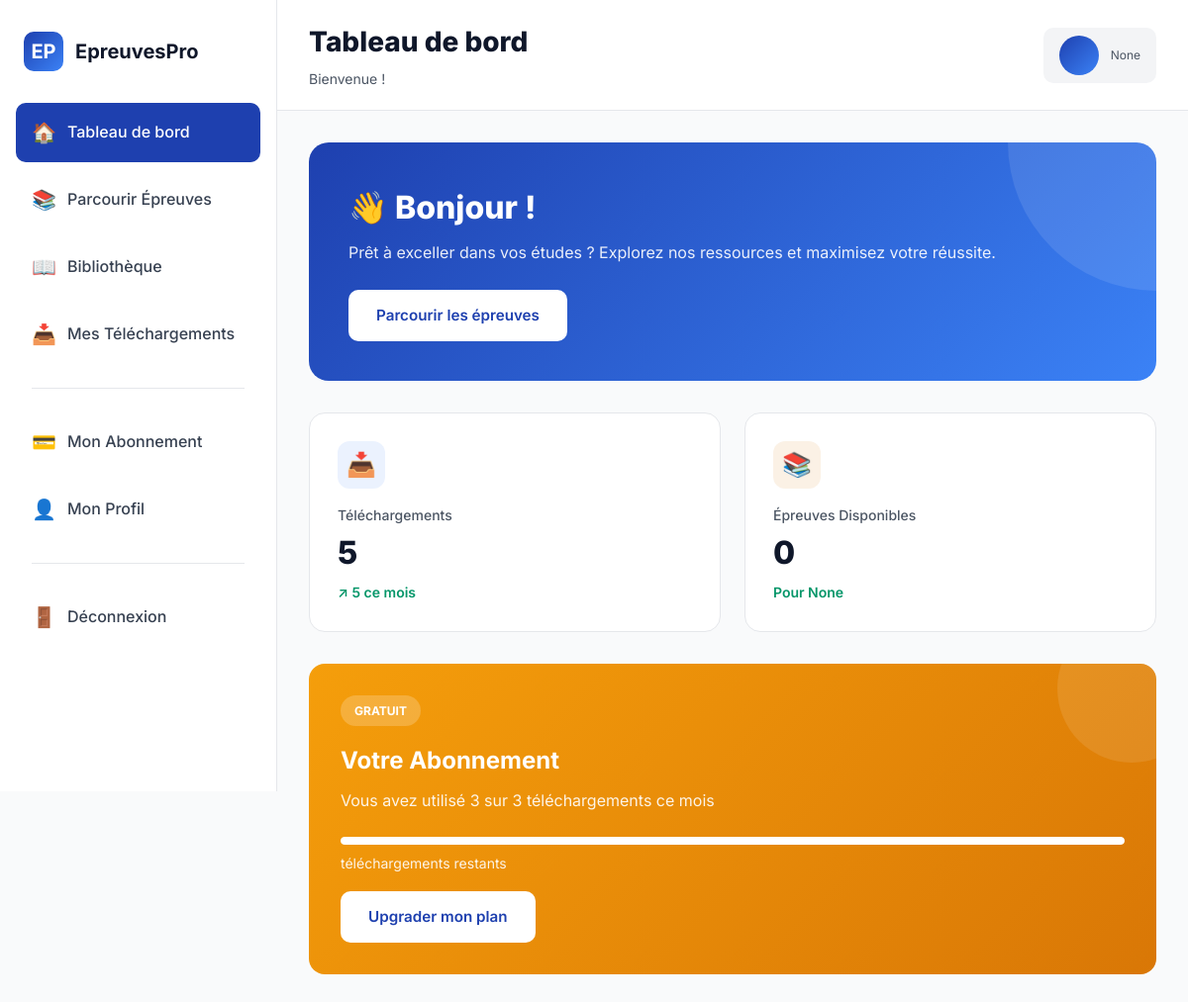
Page /dashboard/ (signed in) on the committed database.
### accounts/models.py (models this page shows, shortened)
class CustomUser(AbstractUser):
    CLASSE_CHOICES = [
        ('6eme', '6ème'),
        ('5eme', '5ème'),
        ('4eme', '4ème'),
        ('3eme', '3ème'),
        ('seconde', 'Seconde'),
        ('premiere', 'Première'),
        ('terminale', 'Terminale'),
    ]
    telephone = models.CharField(
        max_length=20,
        blank=True,
        null=True,
        verbose_name="Téléphone"
    )
    classe = models.CharField(
        max_length=20,
        choices=CLASSE_CHOICES,
        blank=True,
        null=True,
        verbose_name="Classe"
    )
    photo = models.ImageField(
        upload_to='users/photos/',
        blank=True,
        null=True,
        verbose_name="Photo de profil"
    )
    date_inscription = models.DateTimeField(
        auto_now_add=True,
        verbose_name="Date d'inscription"
    )
    groups = models.ManyToManyField(
        'auth.Group',
        verbose_name='groups',
        blank=True,
        help_text='The groups this user belongs to.',
        related_name='customuser_set',  # ← Ajout du related_name
        related_query_name='customuser',
    )
    user_permissions = models.ManyToManyField(
        'auth.Permission',
        verbose_name='user permissions',
        blank=True,
        help_text='Specific permissions for this user.',
        related_name='customuser_set',  # ← Ajout du related_name
        related_query_name='customuser',
    )
    class Meta:
        verbose_name = "Utilisateur"
        verbose_name_plural = "Utilisateurs"

### abonnements/models.py (models this page shows, shortened)
class Abonnement(models.Model):
    user = models.OneToOneField(
        settings.AUTH_USER_MODEL,  # ← Changement ici
        on_delete=models.CASCADE,
        related_name='abonnement',
        verbose_name="Utilisateur"
    )
    plan = models.ForeignKey(
        PlanAbonnement,
        on_delete=models.PROTECT,
        related_name='abonnements',
        verbose_name="Plan"
    )
    date_debut = models.DateTimeField(auto_now_add=True, verbose_name="Date de début")
    date_fin = models.DateTimeField(verbose_name="Date de fin")
    est_actif = models.BooleanField(default=True, verbose_name="Actif")
    renouvellement_auto = models.BooleanField(default=False, verbose_name="Renouvellement automatique")
    telechargements_utilises = models.IntegerField(
        default=0,
        verbose_name="Téléchargements utilisés ce mois"
    )
    class Meta:
        verbose_name = "Abonnement"
        verbose_name_plural = "Abonnements"
        ordering = ['-date_debut']

class PlanAbonnement(models.Model):
    TYPE_CHOICES = [
        ('gratuit', 'Gratuit'),
        ('mensuel', 'Mensuel'),
        ('annuel', 'Annuel'),
    ]
    nom = models.CharField(max_length=100, verbose_name="Nom du plan")
    type_plan = models.CharField(max_length=20, choices=TYPE_CHOICES, unique=True)
    prix = models.DecimalField(
        max_digits=10,
        decimal_places=2,
        validators=[MinValueValidator(Decimal('0.00'))],
        verbose_name="Prix"
    )
    limite_telechargements = models.IntegerField(
        default=0,
        help_text="0 = illimité",
        verbose_name="Limite de téléchargements"
    )
    description = models.TextField(blank=True, null=True)
    est_actif = models.BooleanField(default=True, verbose_name="Actif")
    ordre = models.IntegerField(default=0, help_text="Ordre d'affichage")
    class Meta:
        verbose_name = "Plan d'abonnement"
        verbose_name_plural = "Plans d'abonnement"
        ordering = ['ordre', 'prix']

### dashboard/views.py (the view)
# urls.py: path('', views.dashboard_view, name='dashboard'),
@login_required
def dashboard_view(request):
    user = request.user
    total_telechargements = Telechargement.objects.filter(user=user).count()
    telechargements_mois = Telechargement.objects.filter(
        user=user,
        date_telechargement__gte=datetime.now() - timedelta(days=30)
    ).count()
    try:
        abonnement = Abonnement.objects.get(user=user, est_actif=True)
        pourcentage_utilise = 0
        if abonnement.plan.limite_telechargements > 0:
            pourcentage_utilise = (abonnement.telechargements_utilises / abonnement.plan.limite_telechargements) * 100
    except Abonnement.DoesNotExist:
        abonnement = None
        pourcentage_utilise = 0
    activites_recentes = Telechargement.objects.filter(user=user).order_by('-date_telechargement')[:5]
    from epreuves.models import Epreuve
    epreuves_disponibles = Epreuve.objects.filter(classe__nom__icontains=user.classe).count() if user.classe else 0
    context = {
        'total_telechargements': total_telechargements,
        'telechargements_mois': telechargements_mois,
        'abonnement': abonnement,
        'pourcentage_utilise': pourcentage_utilise,
        'activites_recentes': activites_recentes,
        'epreuves_disponibles': epreuves_disponibles,
    }
    return render(request, 'dashboard/dashboard.html', context)

### dashboard/templates/dashboard/dashboard.html (shortened to what this page needs)
{% load static %}
<!DOCTYPE html>
<html lang="fr">
<head>
    <link rel="stylesheet" href="{% static 'css/dashboard.css' %}">
</head>
<body>
    <aside class="sidebar" id="sidebar">
        <a href="{% url 'core:accueil' %}" class="sidebar-logo">
            <div class="logo-icon">EP</div>
            <span class="logo-text">EpreuvesPro</span>
        </a>
        <ul class="sidebar-menu">
            <li class="menu-item">
                <a href="{% url 'dashboard:dashboard' %}" class="menu-link active">
                    <span class="menu-icon">🏠</span>
                    <span>Tableau de bord</span>
                </a>
            </li>
            <li class="menu-item">
                <a href="{% url 'dashboard:parcourir_epreuves' %}" class="menu-link">
                    <span class="menu-icon">📚</span>
                    <span>Parcourir Épreuves</span>
                </a>
            </li>
            <li class="menu-item">
                <a href="{% url 'dashboard:bibliotheque' %}" class="menu-link">
                    <span class="menu-icon">📖</span>
                    <span>Bibliothèque</span>
                </a>
            </li>
            <li class="menu-item">
                <a href="{% url 'dashboard:mes_telechargements' %}" class="menu-link">
                    <span class="menu-icon">📥</span>
                    <span>Mes Téléchargements</span>
                </a>
            </li>
            <div class="menu-divider"></div>
            <li class="menu-item">
                <a href="{% url 'dashboard:mon_abonnement' %}" class="menu-link">
                    <span class="menu-icon">💳</span>
                    <span>Mon Abonnement</span>
                </a>
            </li>
            <li class="menu-item">
                <a href="#" class="menu-link">
                    <span class="menu-icon">👤</span>
                    <span>Mon Profil</span>
                </a>
            </li>
            <div class="menu-divider"></div>
            <li class="menu-item">
                <a href="{% url 'accounts:logout' %}" class="menu-link">
                    <span class="menu-icon">🚪</span>
                    <span>Déconnexion</span>
                </a>
            </li>
        </ul>
    </aside>
    <div class="main-content">
        <header class="header">
            <div class="header-left">
                <h1>Tableau de bord</h1>
                <p class="header-subtitle">Bienvenue {{ user.first_name }} !</p>
            </div>
            <div class="header-right">
                <div class="user-menu">
                    <div class="user-avatar">{{ user.first_name.0 }}{{ user.last_name.0 }}</div>
                    <div class="user-info">
                        <p>{{ user.get_classe_display }}</p>
                    </div>
                </div>
            </div>
        </header>
        <div class="content">
            <div class="welcome-section">
                <div class="welcome-content">
                    <h2>👋 Bonjour {{ user.first_name }} !</h2>
                    <p>Prêt à exceller dans vos études ? Explorez nos ressources et maximisez votre réussite.</p>
                    <a href="{% url 'dashboard:parcourir_epreuves' %}" class="btn btn-white">Parcourir les épreuves</a>
                </div>
            </div>
            <div class="stats-grid">
                <div class="stat-card">
                    <div class="stat-header">
                        <div class="stat-icon blue">📥</div>
                    </div>
                    <div class="stat-label">Téléchargements</div>
                    <div class="stat-value">{{ total_telechargements }}</div>
                    <div class="stat-change positive">↗ {{ telechargements_mois }} ce mois</div>
                </div>
                <div class="stat-card">
                    <div class="stat-header">
                        <div class="stat-icon orange">📚</div>
                    </div>
                    <div class="stat-label">Épreuves Disponibles</div>
                    <div class="stat-value">{{ epreuves_disponibles }}</div>
                    <div class="stat-change positive">Pour {{ user.get_classe_display }}</div>
                </div>
            </div>
            {% if abonnement %}
            <div class="subscription-card">
                <div class="subscription-content">
                    <div class="subscription-badge">{{ abonnement.plan.nom }}</div>
                    <h3 class="subscription-title">Votre Abonnement</h3>
                    <p class="subscription-desc">
                        Vous avez utilisé {{ abonnement.telechargements_utilises }}
                        sur {% if abonnement.plan.limite_telechargements == 0 %}∞{% else %}{{ abonnement.plan.limite_telechargements }}{% endif %}
                        téléchargements ce mois
                    </p>
                    {% if abonnement.plan.limite_telechargements > 0 %}
                    <div class="progress-bar">
                        <div class="progress-fill" style="width: {{ pourcentage_utilise }}%;"></div>
                    </div>
                    <p class="progress-text">
                        téléchargements restants
                    </p>
                    {% endif %}
                    <a href="#" class="btn btn-white" style="margin-top: 1rem;">
                        Upgrader mon plan
                    </a>
                </div>
            </div>
            {% else %}
            <div class="alert alert-warning">
                Vous n'avez pas d'abonnement actif.
                <a href="#">Souscrire maintenant</a>
            </div>
            {% endif %}
        </div>
    </div>
</body>
</html>

### rows in the picture
CustomUser: classe "None"
Abonnement: plan.nom "GRATUIT", telechargements_utilises "3", plan.limite_telechargements "3"

### other values in the picture
{{ total_telechargements }} "5"
{{ telechargements_mois }} "5"
{{ epreuves_disponibles }} "0"
